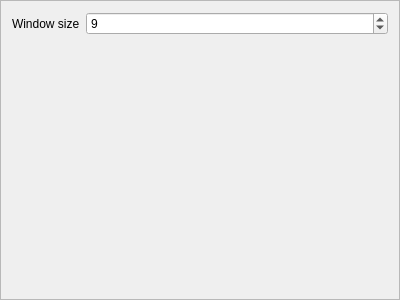
<?xml version="1.0" encoding="UTF-8"?>
<ui version="4.0">
 <class>KEDFrame</class>
 <widget class="QFrame" name="KEDFrame">
  <property name="geometry">
   <rect>
    <x>0</x>
    <y>0</y>
    <width>400</width>
    <height>300</height>
   </rect>
  </property>
  <property name="windowTitle">
   <string>Frame</string>
  </property>
  <property name="frameShape">
   <enum>QFrame::StyledPanel</enum>
  </property>
  <property name="frameShadow">
   <enum>QFrame::Raised</enum>
  </property>
  <layout class="QFormLayout" name="formLayout">
   <item row="1" column="0">
    <widget class="QLabel" name="label">
     <property name="text">
      <string>Window size</string>
     </property>
    </widget>
   </item>
   <item row="1" column="1">
    <widget class="QSpinBox" name="windowSizeSB">
     <property name="minimum">
      <number>3</number>
     </property>
     <property name="maximum">
      <number>200</number>
     </property>
     <property name="value">
      <number>9</number>
     </property>
    </widget>
   </item>
  </layout>
 </widget>
 <resources/>
 <connections/>
</ui>
